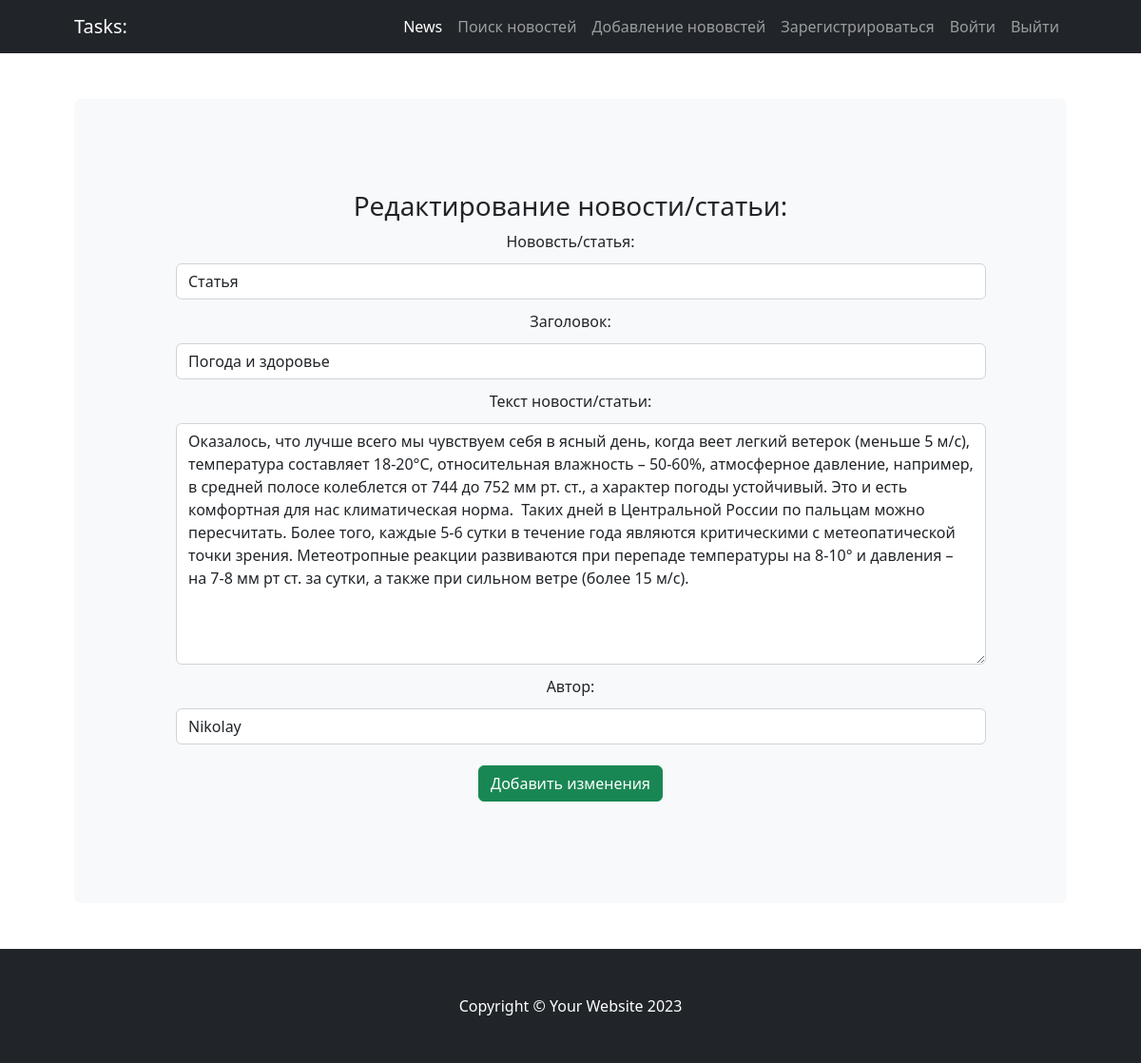
The page /news/2/edit/ (signed in) on the database its author committed.
### news/models.py (models this page shows, shortened)
class Post(models.Model):
    NEWS = 'NW'
    ARTICLE = 'AR'
    TYPE_CHOICES = (
        (NEWS, 'Новость'),
        (ARTICLE, 'Статья')
    )
    type = models.CharField(max_length = 2, choices = TYPE_CHOICES, default = ARTICLE)
    timePost = models.DateTimeField(auto_now_add=True)
    title = models.CharField(max_length = 255)
    textPost = models.TextField()
    ratingPost = models.IntegerField(default=0)
    author = models.ForeignKey(Author, on_delete=models.CASCADE)
    category = models.ManyToManyField(Category, through='PostCategory')

### news/views.py (the view)
# urls.py: path('<int:pk>/edit/', PostEdit.as_view(), name='post_edit'),
class PostEdit(LoginRequiredMixin, PermissionRequiredMixin, UpdateView):
    template_name = 'post_edit.html'
    form_class = PostForm
    permission_required = 'news.change_Post'
    def get_object(self, **kwargs):
        id = self.kwargs.get('pk')
        return Post.objects.get(pk=id)

### news/forms.py
class PostForm(ModelForm):
    class Meta:
        model = Post
        fields = ['type', 'title', 'textPost', 'author']
        labels = {
            'type': 'Нововсть/статья',
            'title': 'Заголовок',
            'textPost': 'Текст новости/статьи',
            'author': 'Автор',
        }
        widgets = {
            'type': forms.Select(attrs={
                'class': 'form-control',
            }),
            'title': forms.TextInput(attrs={
                'class': 'form-control',
                'placeholder': 'Введите заголовок'
            }),
            'textPost': forms.Textarea(attrs={
                'class': 'form-control',
                'placeholder': 'Текст вашей нововсти или статьи'
            }),
            'author': forms.Select(attrs={
                'class': 'form-control'
            }),
        }

### news/models.py (called while the page is built)
    def __str__(self):
        return f'{self.authorUser}'

### templates/post_edit.html (shortened to what this page needs)
{% extends 'flatpages/default.html' %}
{% block content %}
<h3>Редактирование новости/статьи:</h3>
<form method="POST">
 {{ form }}
   <input class="btn btn-success" type="submit" value='Добавить изменения'>
</form>
{% endblock content %}

### rows shown on the page
Post: type "Статья", title "Погода и здоровье", textPost "Оказалось, что лучше всего мы чувствуем себя в ясный день, когда веет легкий ветерок (меньше 5 м/с), температура составляет 18-20°С, относительная влажность – 50-60%, атмосферное давление, например, в средней полосе колеблется от 744 до 752 мм рт. ст., а характер погоды устойчивый. Это и есть комфортная для нас климатическая норма. Таких дней в Центральной России по пальцам можно пересчитать. Более того, каждые 5-6 сутки в течение года являются критическими с метеопатической точки зрения. Метеотропные реакции развиваются при перепаде температуры на 8-10° и давления – на 7-8 мм рт ст. за сутки, а также при сильном ветре (более 15 м/с).", author "Nikolay"
